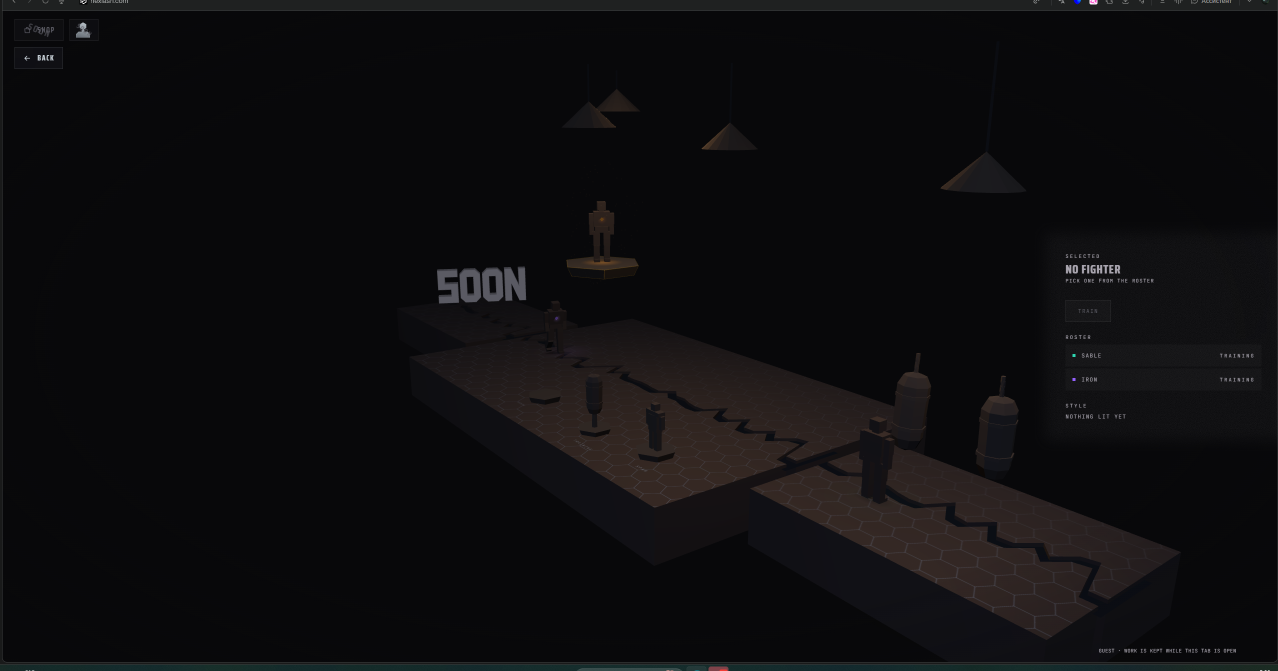
#> input picture tools/showcase/image.png, 2556 x 1342 px, given in place of rig-island-2560.png, which was not available (shown at 1/2 size)
$ python fit.py
#> lines starting #> are read from the running program, lines starting #| are printed output that depends on the picture; after the words box and inside, x2 and y2 are one past the last pixel; in counts of white or black regions, pixels touching at a corner belong together; pictures that were not available may be replaced by others from this repository, and a replacement may not be noted
### tools/showcase/color/measure.py
"""Замер цвета ТОЛЬКО 3D-сцены: без полосы браузера, панели задач и интерфейса игры.
Эталоны (экран владельца ≈2560 px) и кадры ролика (1280×720) меряются одним способом."""
from PIL import Image
import numpy as np, glob, os, json, sys

# обрезка эталонов (px): top, bottom, left, right — полоса браузера, панель задач, рамка окна
REF_CROP = {
 'island.png':(8,1306,8,8), 'duel1.png':(8,1296,8,8), 'duel2.png':(24,1316,8,8),
 'squad1.png':(36,1316,8,8), 'squad2.png':(28,1320,8,8), 'squad3.png':(8,1272,8,8), 'forge_image.png':(28,1320,8,8)}
REF_SCENE = {'island.png':'home','duel1.png':'arena','duel2.png':'arena','squad1.png':'arena','squad2.png':'arena','squad3.png':'arena','forge_image.png':'hall'}
# маски интерфейса в долях кадра (x0,y0,x1,y1) после обрезки: правая панель (COOLDOWN, LEGEND LEADS, SHOP, профиль),
# карточки команд внизу по центру (и кнопка FIGHT на острове), углы
UI_MASKS = [(0.915,0.0,1.0,1.0),(0.0,0.0,0.12,0.14),(0.42,0.80,0.58,1.0),(0.0,0.0,0.30,0.06)]
HOME_EXTRA = [(0.88,0.92,1.0,1.0),(0.42,0.80,0.58,1.0)]

def load(path): return np.asarray(Image.open(path).convert('RGB')).astype(np.float32)/255.0

def mask_for(h,w):
#> called with h = 1342, w = 2556
    m = np.ones((h,w),bool)
    for x0,y0,x1,y1 in UI_MASKS: m[int(y0*h):int(y1*h), int(x0*w):int(x1*w)] = False
    return m

# [17 lines left out: function stats, not called in this run]

def ref_stats(path):
    name = os.path.basename(path); a = load(path); t,b,l,r = REF_CROP[name]; a = a[t:b, l:a.shape[1]-r]
    return stats(a, mask_for(*a.shape[:2]))
def frame_stats(path, home=False):
    a = load(path); return stats(a, mask_for(*a.shape[:2]))

# [5 lines that do not run on import are left out]

### tools/showcase/color/fit.py
"""Подбор ОДНОЙ общей цветокоррекции по 7 эталонам владельца.

Сравнивать «ролик ↔ эталон» по кадрам нельзя: камера и кадрирование разные, и на цифры яркости пола влияет ракурс.
Поэтому подбор ведётся по парам «стенд ↔ экран владельца» при ОДИНАКОВОЙ камере (штатная камера игры, окно 2560×1300,
color/refmatch.mjs) и по величинам, не зависящим от кадрирования:
  • цвет фона (почти чёрный) и цвет плиты пола (самый частый тон освещённой неокрашенной поверхности);
  • плюс общие распределения яркости освещённого (для отчёта, не для подбора).
Модель — lib/grade.mjs: баланс (множитель на канал) → гамма → контраст/яркость → насыщенность.
Здесь подбираются множители каналов и гамма (МНК по логарифмам); контраст/яркость/насыщенность — по цвету плит и по доле цвета.
Запуск:  python3 tools/showcase/color/fit.py   → color/fit-report.json
"""
import sys, os, json, glob
import numpy as np
sys.path.insert(0, os.path.dirname(__file__))
import measure as M

HERE = os.path.dirname(os.path.abspath(__file__))
ROOT = os.path.dirname(HERE)
REFMATCH = {  # сцена: (кадр стенда при штатной камере, [эталоны владельца])
    'island': ('out/color/rig-island-2560.png', ['island.png']),
    'arena':  ('out/color/rig-arena-2560.png', ['duel1.png', 'duel2.png']),
    'hall':   ('out/color/rig-hall-2560.png', ['forge_image.png']),
}
LUM = np.array([0.2126, 0.7152, 0.0722], np.float32)

def scene_mask(a, scene):
    m = M.mask_for(*a.shape[:2])
    if scene == 'island':
        h, w = a.shape[:2]; m[int(.74*h):int(.95*h), int(.38*w):int(.62*w)] = False   # кнопка FIGHT и подпись
#> after `h, w = a.shape[:2]`: h = 1342; w = 2556
    return m

def floor_and_bg(a, m):
    L = a @ LUM; mx = a.max(2); mn = a.min(2); sat = np.where(mx > 1e-4, (mx - mn) / np.maximum(mx, 1e-4), 0)
    bg = m & (L < 0.05)
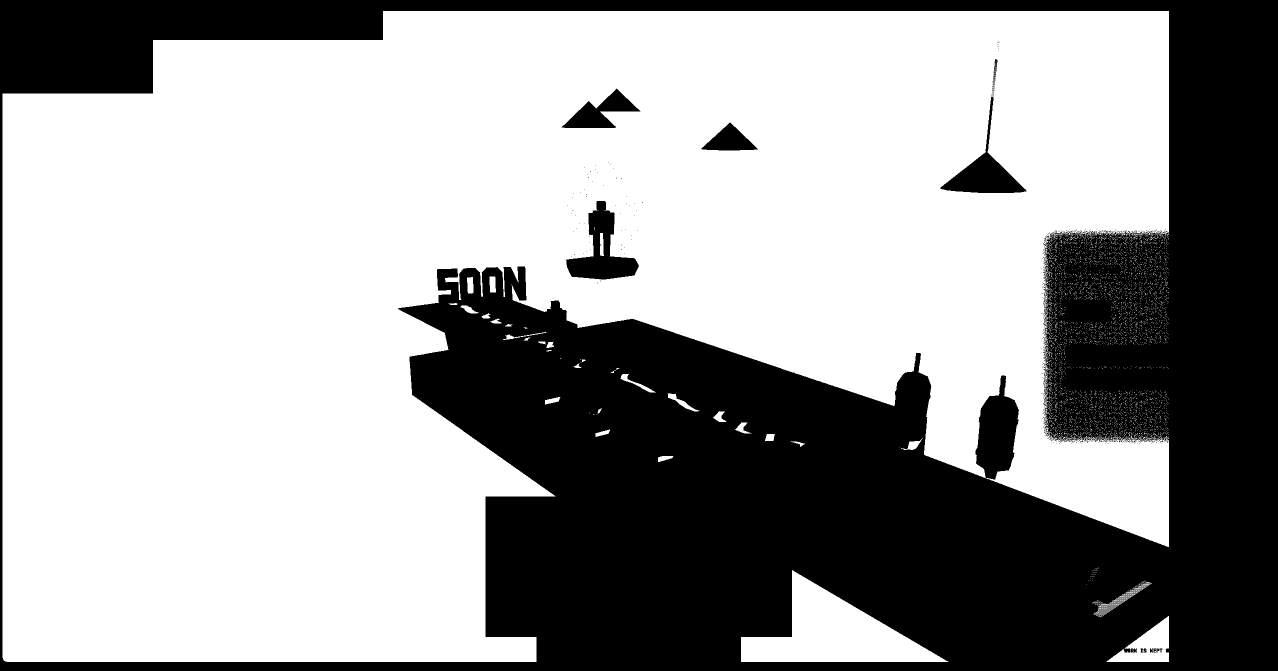
#> bg: shape (1342, 2556) bool (shown at 1/2 size); 62.2% white; 431 black regions (419 under 20 px), largest, box (x1, y1, x2, y2) and area: (0, 0, 2556, 1342) 1270190, (1132, 402, 1278, 559) 9512, (1881, 193, 2053, 386) 8116
    lit = m & (L >= 0.05) & (L < 0.32) & (sat < 0.35)
#> lit: shape (1342, 2556) bool; 19.2% white; 725 white regions (709 under 20 px), largest, box (x1, y1, x2, y2) and area: (796, 533, 2338, 1330) 500798, (2085, 461, 2338, 885) 91855, (766, 0, 2338, 22) 34094
    q = (a[lit] * 255).round().astype(np.int32)
    key = q[:, 0] * 65536 + q[:, 1] * 256 + q[:, 2]
    u, c = np.unique(key, return_counts=True); k = u[np.argmax(c)]
#> after `u, c = np.unique(key, return_counts=True)`: u = 3552 values from 789776 to 5591123; c = 3552 values, max 32456 at index 805, min 1 at index 4, mean 185.9
#> after `k = u[np.argmax(c)]`: k = 2040097
    floor = np.array([k >> 16, (k >> 8) & 255, k & 255], np.float64) / 255
#> floor = [0.122, 0.129, 0.129]
    colored = m & (sat >= 0.5) & (L >= 0.15)
#> colored: shape (1342, 2556) bool; 0.37% white; 264 white regions (237 under 20 px), largest, box (x1, y1, x2, y2) and area: (394, 1330, 605, 1342) 1718, (206, 1330, 397, 1342) 1451, (1742, 1330, 1934, 1342) 1432
    return {'bg': a[bg].mean(0).astype(np.float64), 'floor': floor,
            'lit_L': [float(np.percentile(L[lit], p)) for p in (10, 50, 90)], 'col_share': float(colored.mean()),
            'col_rgb': a[colored].mean(0).astype(np.float64) if colored.any() else np.zeros(3),
            'clip': float((a[m].max(1) > 0.985).mean())}

def load_ref(name):
    a = M.load(os.path.join(ROOT, 'color-ref', name)); t, b, l, r = M.REF_CROP[name]
    return a[t:b, l:a.shape[1] - r]

def main():
    pairs = []; per_scene = {}
    for scene, (rigf, refs) in REFMATCH.items():
        rig = M.load(os.path.join(ROOT, rigf)); R = floor_and_bg(rig, scene_mask(rig, scene))
#> after `R = floor_and_bg(rig, scene_mask(rig, scene))`: R = {'bg': [0.0314, 0.0314, 0.0394], 'floor': [0.122, 0.129, 0.129], 'lit_L': [0.06, 0.107, 0.162], 'col_share': 0.0037, 'col_rgb': [0.104, 0.181, 0.177], 'clip': 6.44e-05}
        rs = [floor_and_bg(load_ref(n), scene_mask(load_ref(n), scene)) for n in refs]
#> call 2 of load, with path = 'tools/showcase/color-ref/island.png'
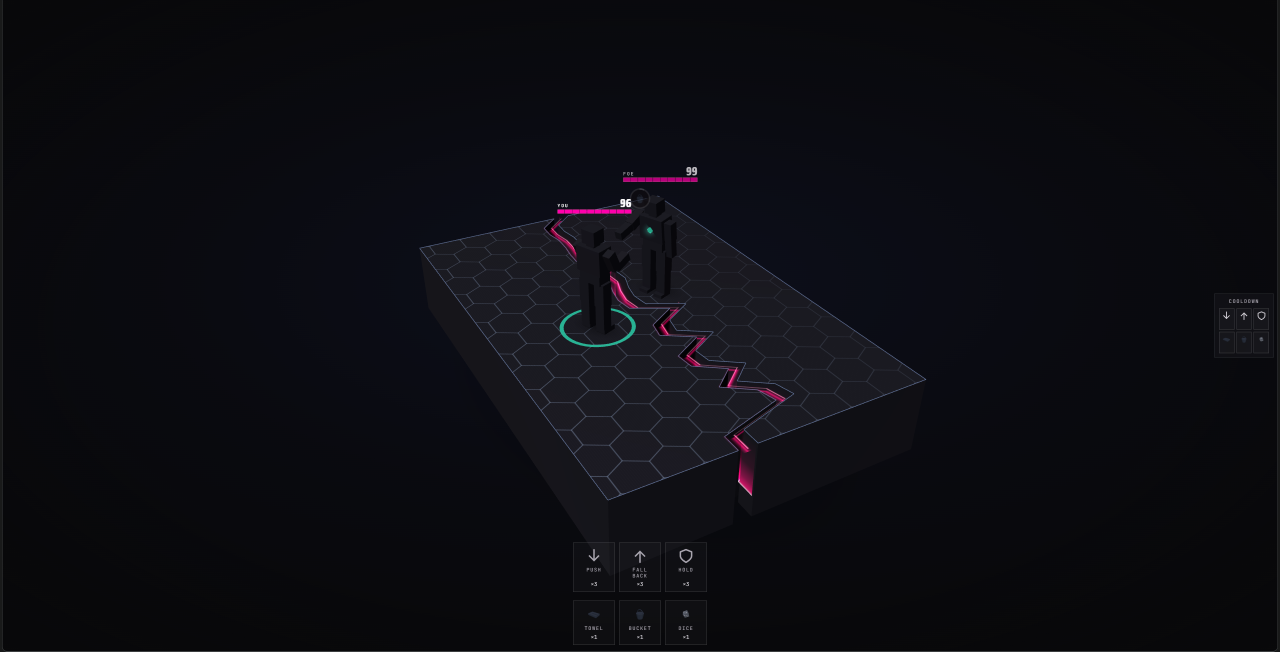
#> input picture tools/showcase/color-ref/duel1.png, 2559 x 1303 px, given in place of island.png, which was not available (shown at 1/2 size)
#> call 2 of mask_for, with h = 1295, w = 2543
#> in mask_for (call 2), `m = np.ones((h,w),bool)`: m: shape (1295, 2543) bool; every value is 1
#> after the loop in mask_for (call 2), `for x0,y0,x1,y1 in UI_MASKS: m[int(y0*h):int(y1*h), int(x0*w):int(x1*w..`:
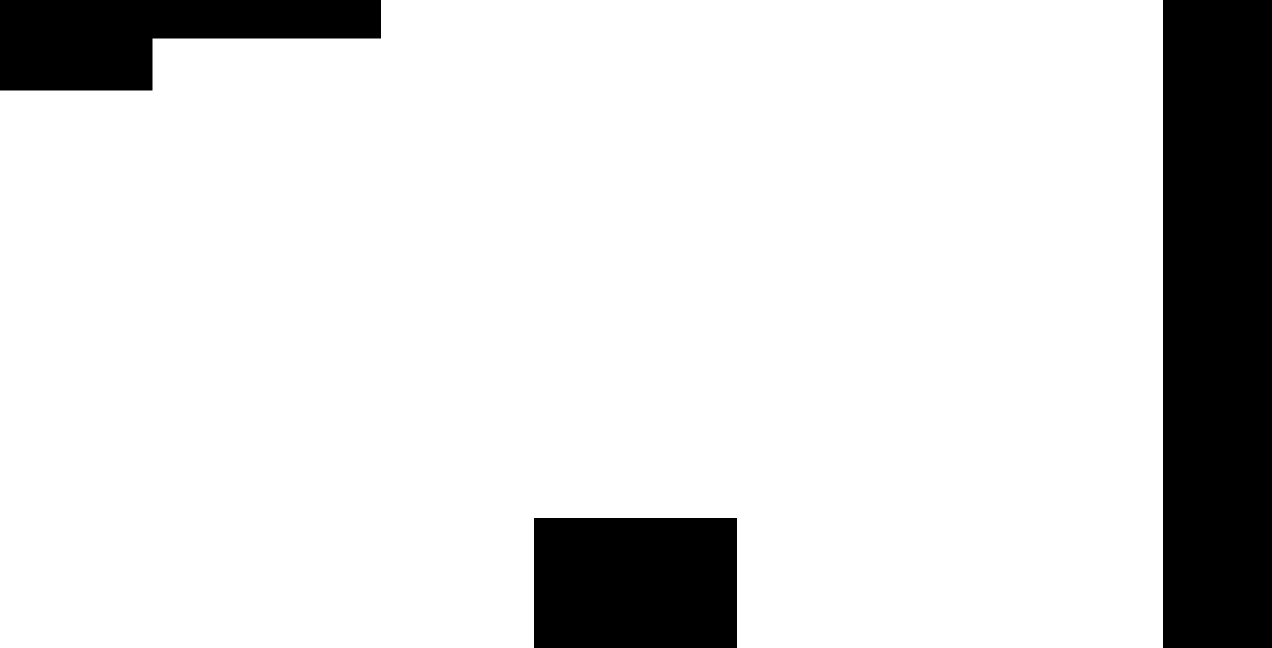
#> m: shape (1295, 2543) bool (shown at 1/2 size); 85.5% white; 3 black regions, box (x1, y1, x2, y2) and area: (2326, 0, 2543, 1295) 281015, (1068, 1036, 1474, 1295) 105154, (0, 0, 762, 181) 90394
#> in scene_mask (call 2), `m[int(0.74 * h):int(0.95 * h), int(0.38 * w):int(0.62 * w)] = False`: m: shape (1295, 2543) bool; 82.9% white; 3 black regions, box (x1, y1, x2, y2) and area: (2326, 0, 2543, 1295) 281015, (966, 958, 1576, 1295) 192310, (0, 0, 762, 181) 90394
#> in floor_and_bg (call 2), `bg = m & (L < 0.05)`: bg: shape (1295, 2543) bool; 67.9% white; 12642 black regions (12632 under 20 px), largest, box (x1, y1, x2, y2) and area: (0, 0, 2543, 1295) 948998, (0, 0, 762, 181) 90394, (1054, 347, 1493, 358) 2413
#> in floor_and_bg (call 2), `lit = m & (L >= 0.05) & (L < 0.32) & (sat < 0.35)`:
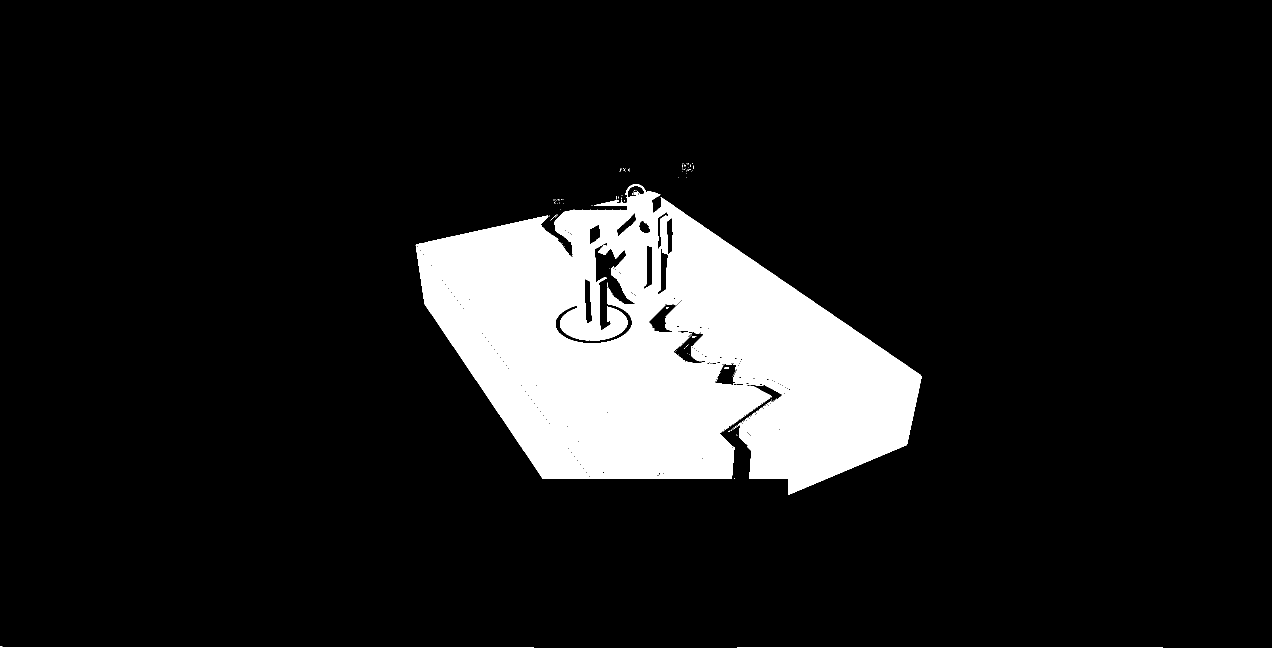
#> lit: shape (1295, 2543) bool (shown at 1/2 size); 11.4% white; 102 white regions (95 under 20 px), largest, box (x1, y1, x2, y2) and area: (831, 368, 1844, 990) 373079, (0, 1292, 1068, 1295) 1075, (1474, 1294, 2326, 1295) 852
#> in floor_and_bg (call 2), `u, c = np.unique(key, return_counts=True)`: u = 2332 values from 789778 to 6570323; c = 2332 values, max 120327 at index 281, min 1 at index 12, mean 161
#> in floor_and_bg (call 2), `k = u[np.argmax(c)]`: k = 1710625
#> in floor_and_bg (call 2), `floor = np.array([k >> 16, (k >> 8) & 255, k & 255], np.float64) / 255`: floor = [0.102, 0.102, 0.129]
#> in floor_and_bg (call 2), `colored = m & (sat >= 0.5) & (L >= 0.15)`:
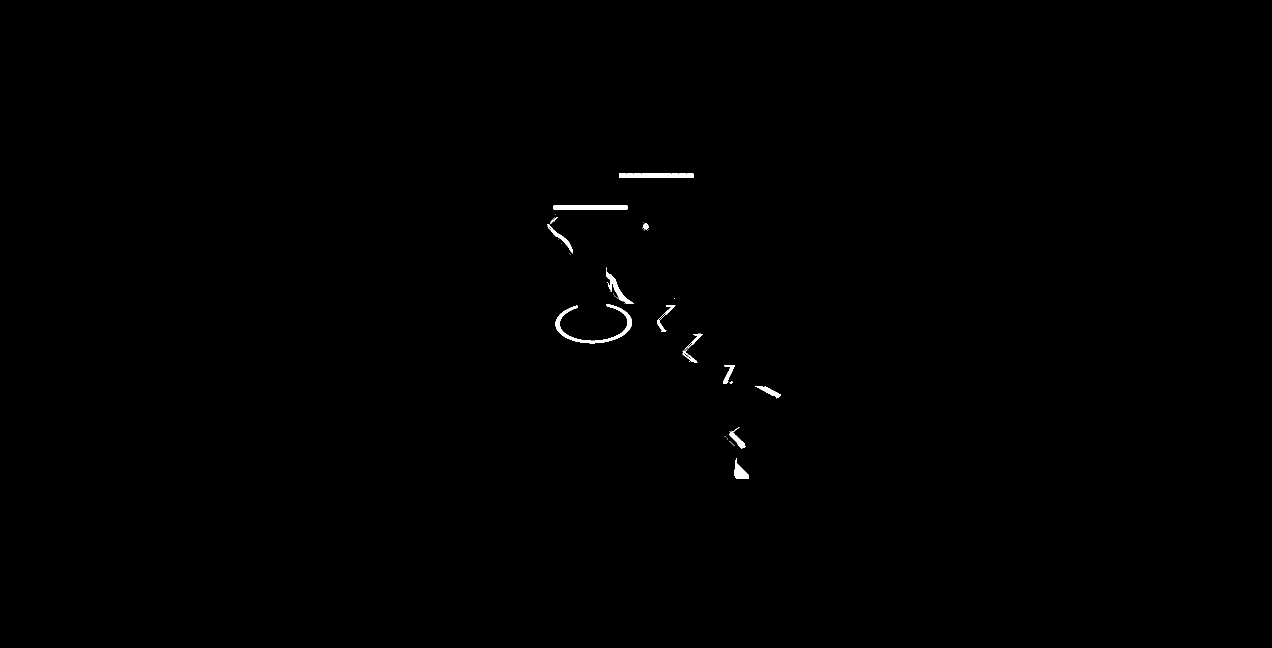
#> colored: shape (1295, 2543) bool (shown at 1/2 size); 0.25% white; 46 white regions (27 under 20 px), largest, box (x1, y1, x2, y2) and area: (1111, 608, 1264, 687) 1895, (1107, 411, 1255, 419) 1172, (1212, 542, 1267, 608) 820
#> rs = 1 item
        ref = {k: np.mean([x[k] for x in rs], 0) for k in ('bg', 'floor', 'col_rgb')}
#> ref = {'bg': [0.0364, 0.0386, 0.0579], 'floor': [0.102, 0.102, 0.129], 'col_rgb': [0.571, 0.225, 0.458]}
        ref['lit_L'] = np.mean([x['lit_L'] for x in rs], 0).tolist(); ref['clip'] = float(np.mean([x['clip'] for x in rs])); ref['col_share'] = float(np.mean([x['col_share'] for x in rs]))
        per_scene[scene] = {'rig': {k: (v.tolist() if hasattr(v, 'tolist') else v) for k, v in R.items()}, 'ref': {k: (v.tolist() if hasattr(v, 'tolist') else v) for k, v in ref.items()}}
        # пары (стенд → экран) по каналам: фон и плита (hall: плита по самому частому тону, окрашенное и яркие лампы не используем)
        for what in ('bg', 'floor'):
            for c in range(3): pairs.append((c, float(R[what][c]), float(ref[what][c]), scene, what))
#> after the loop, pairs = [(0, 0.0314, 0.0364, 'island', 'bg'), (1, 0.0314, 0.0386, 'island', 'bg'), (2, 0.0394, 0.0579, 'island', 'bg'), (0, 0.122, 0.102, 'island', 'floor'), (1, 0.129, 0.102, 'island', 'floor'), (2, 0.129, 0.129, 'island', 'floor')]
    # МНК: ref_c = (k_c * rig_c) ^ gamma  →  log ref = gamma * (log k_c + log rig)
    best = None
    for gamma in np.arange(0.85, 1.2001, 0.0025):
        ks = []; err = 0.0
        for c in range(3):
            pc = [(r, f) for (cc, r, f, *_ ) in pairs if cc == c and r > 0 and f > 0]
            lk = np.mean([np.log(f) / gamma - np.log(r) for r, f in pc]); ks.append(float(np.exp(lk)))
            err += sum((gamma * (lk + np.log(r)) - np.log(f)) ** 2 for r, f in pc)
        if best is None or err < best[0]: best = (err, float(gamma), ks)
    _, gamma, ks = best
    # остаток по уровням (8 бит) до и после
    def lv(x): return round(float(x) * 255, 2)
    table = []
    for (c, r, f, scene, what) in pairs:
        after = min(1.0, (ks[c] * r) ** gamma)
        table.append({'scene': scene, 'what': what, 'ch': 'RGB'[c], 'rig': lv(r), 'ref': lv(f), 'diff_before': round(lv(r) - lv(f), 2), 'diff_after': round(lv(after) - lv(f), 2)})
    mean_before = float(np.mean([abs(t['diff_before']) for t in table])); mean_after = float(np.mean([abs(t['diff_after']) for t in table]))
    # решение: подобранная коррекция принимается, только если она заметно лучше «ничего не менять» (>0,05 уровня из 255 в среднем);
    # иначе — тождественная (баланс 1, гамма 1, контраст 1, яркость 0, насыщенность 1)
    use_fit = mean_after < mean_before - 0.05
    chosen = {'balance': [round(k, 4) for k in ks], 'gamma': round(gamma, 4)} if use_fit else {'balance': [1, 1, 1], 'gamma': 1}
    chosen.update({'contrast': 1, 'brightness': 0, 'saturation': 1, 'pivot': 0.2, 'identity': not use_fit})
    rep = {'chosen': chosen, 'pairs': table, 'balance': [round(k, 4) for k in ks], 'gamma': round(gamma, 4),
           'mean_abs_levels_before': round(mean_before, 3), 'mean_abs_levels_after': round(mean_after, 3), 'scenes': per_scene}
    json.dump(rep, open(os.path.join(HERE, 'fit-report.json'), 'w'), indent=1, ensure_ascii=False)
    print('ВЫБРАНО:', chosen)
    print('подобранное МНК (не принято, если не лучше тождественного): баланс', rep['balance'], 'гамма', rep['gamma'], '| средняя |ошибка| в уровнях: до', rep['mean_abs_levels_before'], 'после', rep['mean_abs_levels_after'])
    for t in table: print(f"  {t['scene']:6s} {t['what']:5s} {t['ch']}  стенд {t['rig']:6.2f}  эталон {t['ref']:6.2f}  до {t['diff_before']:+.2f}  после {t['diff_after']:+.2f}")

#> (the run stopped early here; a loop or call above may not have finished)
